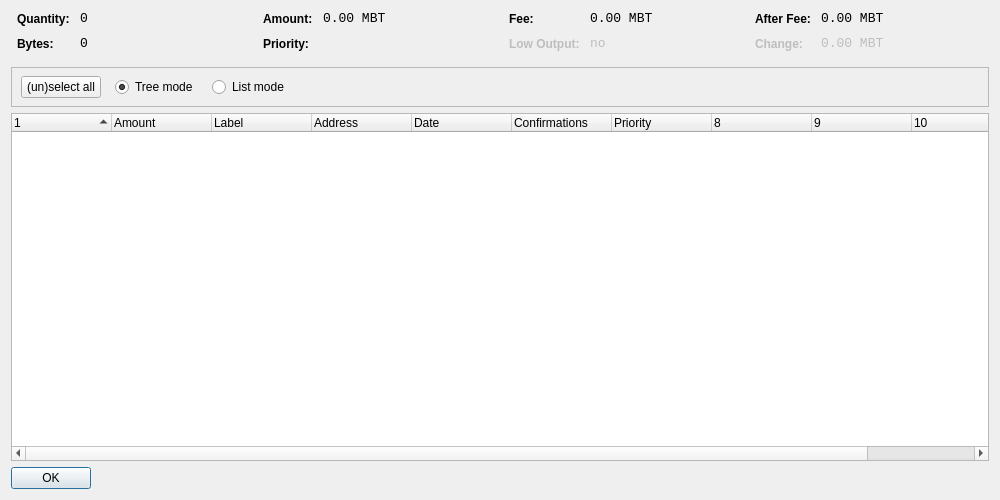
<?xml version="1.0" encoding="UTF-8"?>
<ui version="4.0">
 <class>CoinControlDialog</class>
 <widget class="QDialog" name="CoinControlDialog">
  <property name="geometry">
   <rect>
    <x>0</x>
    <y>0</y>
    <width>1000</width>
    <height>500</height>
   </rect>
  </property>
  <property name="windowTitle">
   <string>Coin Control</string>
  </property>
  <layout class="QVBoxLayout" name="verticalLayout">
   <item>
    <layout class="QHBoxLayout" name="horizontalLayoutTop" stretch="0,0,0,0">
     <property name="topMargin">
      <number>0</number>
     </property>
     <property name="bottomMargin">
      <number>10</number>
     </property>
     <item>
      <layout class="QFormLayout" name="formLayoutCoinControl1">
       <property name="horizontalSpacing">
        <number>10</number>
       </property>
       <property name="verticalSpacing">
        <number>10</number>
       </property>
       <property name="leftMargin">
        <number>6</number>
       </property>
       <property name="rightMargin">
        <number>6</number>
       </property>
       <item row="0" column="0">
        <widget class="QLabel" name="labelCoinControlQuantityText">
         <property name="styleSheet">
          <string notr="true">font-weight:bold;</string>
         </property>
         <property name="text">
          <string>Quantity:</string>
         </property>
        </widget>
       </item>
       <item row="0" column="1">
        <widget class="QLabel" name="labelCoinControlQuantity">
         <property name="font">
          <font>
           <family>Monospace</family>
           <pointsize>10</pointsize>
          </font>
         </property>
         <property name="cursor">
          <cursorShape>IBeamCursor</cursorShape>
         </property>
         <property name="contextMenuPolicy">
          <enum>Qt::ActionsContextMenu</enum>
         </property>
         <property name="text">
          <string notr="true">0</string>
         </property>
         <property name="textInteractionFlags">
          <set>Qt::LinksAccessibleByMouse|Qt::TextSelectableByKeyboard|Qt::TextSelectableByMouse</set>
         </property>
        </widget>
       </item>
       <item row="1" column="0">
        <widget class="QLabel" name="labelCoinControlBytesText">
         <property name="styleSheet">
          <string notr="true">font-weight:bold;</string>
         </property>
         <property name="text">
          <string>Bytes:</string>
         </property>
        </widget>
       </item>
       <item row="1" column="1">
        <widget class="QLabel" name="labelCoinControlBytes">
         <property name="font">
          <font>
           <family>Monospace</family>
           <pointsize>10</pointsize>
          </font>
         </property>
         <property name="cursor">
          <cursorShape>IBeamCursor</cursorShape>
         </property>
         <property name="contextMenuPolicy">
          <enum>Qt::ActionsContextMenu</enum>
         </property>
         <property name="text">
          <string notr="true">0</string>
         </property>
         <property name="textInteractionFlags">
          <set>Qt::LinksAccessibleByMouse|Qt::TextSelectableByKeyboard|Qt::TextSelectableByMouse</set>
         </property>
        </widget>
       </item>
      </layout>
     </item>
     <item>
      <layout class="QFormLayout" name="formLayoutCoinControl2">
       <property name="horizontalSpacing">
        <number>10</number>
       </property>
       <property name="verticalSpacing">
        <number>10</number>
       </property>
       <property name="leftMargin">
        <number>6</number>
       </property>
       <property name="rightMargin">
        <number>6</number>
       </property>
       <item row="0" column="0">
        <widget class="QLabel" name="labelCoinControlAmountText">
         <property name="styleSheet">
          <string notr="true">font-weight:bold;</string>
         </property>
         <property name="text">
          <string>Amount:</string>
         </property>
        </widget>
       </item>
       <item row="0" column="1">
        <widget class="QLabel" name="labelCoinControlAmount">
         <property name="font">
          <font>
           <family>Monospace</family>
           <pointsize>10</pointsize>
          </font>
         </property>
         <property name="cursor">
          <cursorShape>IBeamCursor</cursorShape>
         </property>
         <property name="contextMenuPolicy">
          <enum>Qt::ActionsContextMenu</enum>
         </property>
         <property name="text">
          <string notr="true">0.00 MBT</string>
         </property>
         <property name="textInteractionFlags">
          <set>Qt::LinksAccessibleByMouse|Qt::TextSelectableByKeyboard|Qt::TextSelectableByMouse</set>
         </property>
        </widget>
       </item>
       <item row="1" column="0">
        <widget class="QLabel" name="labelCoinControlPriorityText">
         <property name="styleSheet">
          <string notr="true">font-weight:bold;</string>
         </property>
         <property name="text">
          <string>Priority:</string>
         </property>
        </widget>
       </item>
       <item row="1" column="1">
        <widget class="QLabel" name="labelCoinControlPriority">
         <property name="font">
          <font>
           <family>Monospace</family>
           <pointsize>10</pointsize>
          </font>
         </property>
         <property name="cursor">
          <cursorShape>IBeamCursor</cursorShape>
         </property>
         <property name="contextMenuPolicy">
          <enum>Qt::ActionsContextMenu</enum>
         </property>
         <property name="text">
          <string/>
         </property>
         <property name="textInteractionFlags">
          <set>Qt::LinksAccessibleByMouse|Qt::TextSelectableByKeyboard|Qt::TextSelectableByMouse</set>
         </property>
        </widget>
       </item>
      </layout>
     </item>
     <item>
      <layout class="QFormLayout" name="formLayoutCoinControl3">
       <property name="horizontalSpacing">
        <number>10</number>
       </property>
       <property name="verticalSpacing">
        <number>10</number>
       </property>
       <property name="leftMargin">
        <number>6</number>
       </property>
       <property name="rightMargin">
        <number>6</number>
       </property>
       <item row="0" column="0">
        <widget class="QLabel" name="labelCoinControlFeeText">
         <property name="styleSheet">
          <string notr="true">font-weight:bold;</string>
         </property>
         <property name="text">
          <string>Fee:</string>
         </property>
        </widget>
       </item>
       <item row="0" column="1">
        <widget class="QLabel" name="labelCoinControlFee">
         <property name="font">
          <font>
           <family>Monospace</family>
           <pointsize>10</pointsize>
          </font>
         </property>
         <property name="cursor">
          <cursorShape>IBeamCursor</cursorShape>
         </property>
         <property name="contextMenuPolicy">
          <enum>Qt::ActionsContextMenu</enum>
         </property>
         <property name="text">
          <string notr="true">0.00 MBT</string>
         </property>
         <property name="textInteractionFlags">
          <set>Qt::LinksAccessibleByMouse|Qt::TextSelectableByKeyboard|Qt::TextSelectableByMouse</set>
         </property>
        </widget>
       </item>
       <item row="1" column="0">
        <widget class="QLabel" name="labelCoinControlLowOutputText">
         <property name="enabled">
          <bool>false</bool>
         </property>
         <property name="styleSheet">
          <string notr="true">font-weight:bold;</string>
         </property>
         <property name="text">
          <string>Low Output:</string>
         </property>
        </widget>
       </item>
       <item row="1" column="1">
        <widget class="QLabel" name="labelCoinControlLowOutput">
         <property name="enabled">
          <bool>false</bool>
         </property>
         <property name="font">
          <font>
           <family>Monospace</family>
           <pointsize>10</pointsize>
          </font>
         </property>
         <property name="cursor">
          <cursorShape>IBeamCursor</cursorShape>
         </property>
         <property name="contextMenuPolicy">
          <enum>Qt::ActionsContextMenu</enum>
         </property>
         <property name="text">
          <string notr="true">no</string>
         </property>
         <property name="textInteractionFlags">
          <set>Qt::LinksAccessibleByMouse|Qt::TextSelectableByKeyboard|Qt::TextSelectableByMouse</set>
         </property>
        </widget>
       </item>
      </layout>
     </item>
     <item>
      <layout class="QFormLayout" name="formLayoutCoinControl4">
       <property name="horizontalSpacing">
        <number>10</number>
       </property>
       <property name="verticalSpacing">
        <number>10</number>
       </property>
       <property name="leftMargin">
        <number>6</number>
       </property>
       <property name="rightMargin">
        <number>6</number>
       </property>
       <item row="0" column="0">
        <widget class="QLabel" name="labelCoinControlAfterFeeText">
         <property name="styleSheet">
          <string notr="true">font-weight:bold;</string>
         </property>
         <property name="text">
          <string>After Fee:</string>
         </property>
        </widget>
       </item>
       <item row="0" column="1">
        <widget class="QLabel" name="labelCoinControlAfterFee">
         <property name="font">
          <font>
           <family>Monospace</family>
           <pointsize>10</pointsize>
          </font>
         </property>
         <property name="cursor">
          <cursorShape>IBeamCursor</cursorShape>
         </property>
         <property name="contextMenuPolicy">
          <enum>Qt::ActionsContextMenu</enum>
         </property>
         <property name="text">
          <string notr="true">0.00 MBT</string>
         </property>
         <property name="textInteractionFlags">
          <set>Qt::LinksAccessibleByMouse|Qt::TextSelectableByKeyboard|Qt::TextSelectableByMouse</set>
         </property>
        </widget>
       </item>
       <item row="1" column="0">
        <widget class="QLabel" name="labelCoinControlChangeText">
         <property name="enabled">
          <bool>false</bool>
         </property>
         <property name="styleSheet">
          <string notr="true">font-weight:bold;</string>
         </property>
         <property name="text">
          <string>Change:</string>
         </property>
        </widget>
       </item>
       <item row="1" column="1">
        <widget class="QLabel" name="labelCoinControlChange">
         <property name="enabled">
          <bool>false</bool>
         </property>
         <property name="font">
          <font>
           <family>Monospace</family>
           <pointsize>10</pointsize>
          </font>
         </property>
         <property name="cursor">
          <cursorShape>IBeamCursor</cursorShape>
         </property>
         <property name="contextMenuPolicy">
          <enum>Qt::ActionsContextMenu</enum>
         </property>
         <property name="text">
          <string notr="true">0.00 MBT</string>
         </property>
         <property name="textInteractionFlags">
          <set>Qt::LinksAccessibleByMouse|Qt::TextSelectableByKeyboard|Qt::TextSelectableByMouse</set>
         </property>
        </widget>
       </item>
      </layout>
     </item>
    </layout>
   </item>
   <item>
    <widget class="QFrame" name="frame">
     <property name="minimumSize">
      <size>
       <width>0</width>
       <height>40</height>
      </size>
     </property>
     <property name="frameShape">
      <enum>QFrame::StyledPanel</enum>
     </property>
     <property name="frameShadow">
      <enum>QFrame::Sunken</enum>
     </property>
     <widget class="QWidget" name="horizontalLayoutWidget">
      <property name="geometry">
       <rect>
        <x>10</x>
        <y>0</y>
        <width>781</width>
        <height>41</height>
       </rect>
      </property>
      <layout class="QHBoxLayout" name="horizontalLayoutPanel" stretch="0,0,0,0">
       <property name="spacing">
        <number>14</number>
       </property>
       <item>
        <widget class="QPushButton" name="pushButtonSelectAll">
         <property name="sizePolicy">
          <sizepolicy hsizetype="Maximum" vsizetype="Fixed">
           <horstretch>0</horstretch>
           <verstretch>0</verstretch>
          </sizepolicy>
         </property>
         <property name="text">
          <string>(un)select all</string>
         </property>
        </widget>
       </item>
       <item>
        <widget class="QRadioButton" name="radioTreeMode">
         <property name="sizePolicy">
          <sizepolicy hsizetype="Maximum" vsizetype="Fixed">
           <horstretch>0</horstretch>
           <verstretch>0</verstretch>
          </sizepolicy>
         </property>
         <property name="text">
          <string>Tree mode</string>
         </property>
         <property name="checked">
          <bool>true</bool>
         </property>
        </widget>
       </item>
       <item>
        <widget class="QRadioButton" name="radioListMode">
         <property name="sizePolicy">
          <sizepolicy hsizetype="Maximum" vsizetype="Fixed">
           <horstretch>0</horstretch>
           <verstretch>0</verstretch>
          </sizepolicy>
         </property>
         <property name="text">
          <string>List mode</string>
         </property>
        </widget>
       </item>
       <item>
        <spacer name="horizontalSpacer">
         <property name="orientation">
          <enum>Qt::Horizontal</enum>
         </property>
         <property name="sizeHint" stdset="0">
          <size>
           <width>40</width>
           <height>20</height>
          </size>
         </property>
        </spacer>
       </item>
      </layout>
     </widget>
    </widget>
   </item>
   <item>
    <widget class="CoinControlTreeWidget" name="treeWidget">
     <property name="contextMenuPolicy">
      <enum>Qt::CustomContextMenu</enum>
     </property>
     <property name="sortingEnabled">
      <bool>false</bool>
     </property>
     <property name="columnCount">
      <number>11</number>
     </property>
     <attribute name="headerShowSortIndicator" stdset="0">
      <bool>true</bool>
     </attribute>
     <attribute name="headerStretchLastSection">
      <bool>false</bool>
     </attribute>
     <column>
      <property name="text">
       <string/>
      </property>
     </column>
     <column>
      <property name="text">
       <string>Amount</string>
      </property>
     </column>
     <column>
      <property name="text">
       <string>Label</string>
      </property>
     </column>
     <column>
      <property name="text">
       <string>Address</string>
      </property>
     </column>
     <column>
      <property name="text">
       <string>Date</string>
      </property>
     </column>
     <column>
      <property name="text">
       <string>Confirmations</string>
      </property>
      <property name="toolTip">
       <string>Confirmed</string>
      </property>
     </column>
     <column>
      <property name="text">
       <string>Priority</string>
      </property>
     </column>
     <column>
      <property name="text">
       <string/>
      </property>
     </column>
     <column>
      <property name="text">
       <string/>
      </property>
     </column>
     <column>
      <property name="text">
       <string/>
      </property>
     </column>
     <column>
      <property name="text">
       <string/>
      </property>
     </column>
    </widget>
   </item>
   <item>
    <widget class="QDialogButtonBox" name="buttonBox">
     <property name="sizePolicy">
      <sizepolicy hsizetype="Maximum" vsizetype="Fixed">
       <horstretch>0</horstretch>
       <verstretch>0</verstretch>
      </sizepolicy>
     </property>
     <property name="orientation">
      <enum>Qt::Horizontal</enum>
     </property>
     <property name="standardButtons">
      <set>QDialogButtonBox::Ok</set>
     </property>
    </widget>
   </item>
  </layout>
 </widget>
 <customwidgets>
  <customwidget>
   <class>CoinControlTreeWidget</class>
   <extends>QTreeWidget</extends>
   <header>coincontroltreewidget.h</header>
  </customwidget>
 </customwidgets>
 <resources/>
 <connections/>
</ui>
